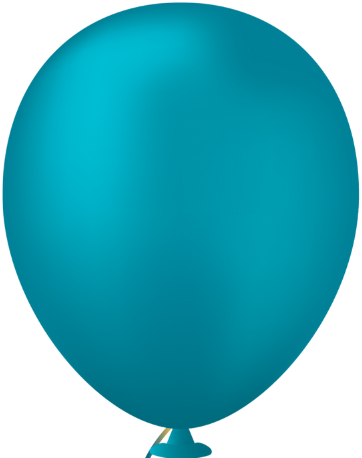
#> input picture BalloonGameV2/SCORE/blue.png, 362 x 458 px
$ python -i FindBalloons.py   (imports and definitions only)
#> lines starting #> are read from the running program, lines starting #| are printed output that depends on the picture; after the words box and inside, x2 and y2 are one past the last pixel; in counts of white or black regions, pixels touching at a corner belong together
#> further down, picture is the input picture: shape (458, 362, 3); mean B, G, R 191.3, 176.3, 72.1
import cv2
import numpy as np

""""
cv2 is the computer vision module being used for all sorts of vision tasks.
numpy is the numerical processing module being used for all sorts of mathematical tasks.
"""

CROP_VALUE = 50
LOWER_THRESHOLD = 30
UPPER_THRESHOLD = 100
BALLOON_WIDTH = ''
BALLOON_HEIGHT = ''


def crop_image(img, crop_val):
    """Crops the top portion of an image by the specified number of pixels.
    Requires 2 arguments (image, cropVal)."""
#> called with crop_val = 50
    h, w, c = img.shape
#> h = 458; w = 362; c = 3
    # Crops the image by selecting only a portion of the rows of the image.
    img = img[crop_val:]
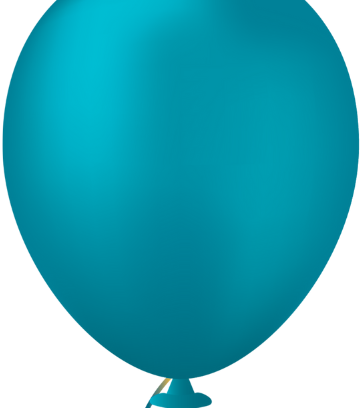
#> img: shape (408, 362, 3); mean of channels 0, 1, 2 188.3, 172.5, 64; drawn as B, G, R
    return img


def pre_process(img):

    # Crops the image.
    cropped_img = crop_image(img, CROP_VALUE)
    # Converts to grayscale.
    img_gray = cv2.cvtColor(cropped_img, cv2.COLOR_BGR2GRAY)
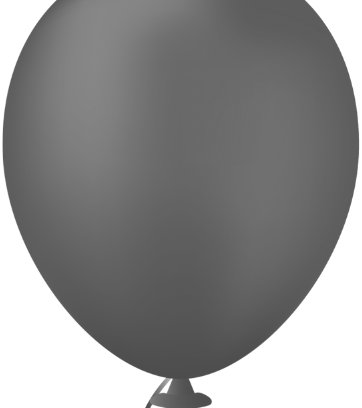
#> img_gray: shape (408, 362); min 76, max 255, mean 141.9
    # Applies a blur.
    img_blur = cv2.GaussianBlur(img_gray, (5, 5), 0)
    # Draws lines on edges of objects.
    img_edges = cv2.Canny(img_blur, LOWER_THRESHOLD, UPPER_THRESHOLD)
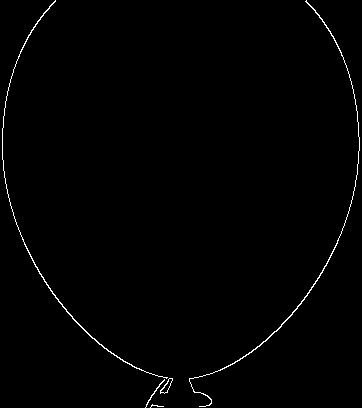
#> img_edges: shape (408, 362); 0.86% white in thin lines or dots
    # Dilates the lines, makes them enlarged.
    kernel = np.ones((5, 5), np.uint8)
    img_dilated = cv2.dilate(img_edges, kernel)
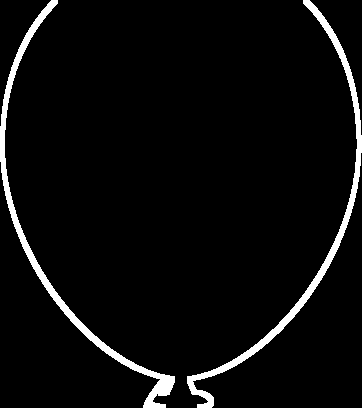
#> img_dilated: shape (408, 362); 4.5% white; 2 white regions
    return img_dilated


def find_contours(img):
    # Preprocesses the image then detects the contours.
    processed_img = pre_process(img)
    contours, _ = cv2.findContours(processed_img, cv2.RETR_EXTERNAL, cv2.CHAIN_APPROX_SIMPLE)  # List of np arrays.
#> contours = 2 contours; box (x1, y1, x2, y2) and area: (0, 0, 175, 408) 2961, (187, 0, 362, 408) 2800
    return contours


def draw_bounding_boxes(img, contours):

    img = crop_image(img, CROP_VALUE)
    for contour in contours:  # Loops through the previous obtained arrays.
        x, y, w, h = cv2.boundingRect(contour)  # Finds the smallest possible bounding rectangle coordinates.
        # Draws rectangle around the balloon.
        cv2.rectangle(img, (x, y), (x + w, y + h), (0, 255, 0), 2)  # Green color in BGR
    return img


def crop_objects(img, contours):
    # This function was modified and currently doesn't support cropping multiple balloons. """""" represent old code.

    for contour in contours:
        x, y, w, h = cv2.boundingRect(contour)
        # After getting object dimensions, verify in verifyObject()
        is_balloon = verify_object(w, h)
        # If the object is a balloon, return the cropped image
        if is_balloon:
            cropped_img = img[y:y+h, x:x+w]
            return cropped_img, is_balloon

    return 0, False

def verify_object(w, h):
    # FIXME: Why is it 78 and 177, and not 200 and 250?
    tolerance = 0.20

    w_upper_lim = 78 * (1 + tolerance)
    w_lower_lim = 78 * (1 - tolerance)
    h_upper_lim = 127 * (1 + tolerance)
    h_lower_lim = 127 * (1 - tolerance)

    if (w_lower_lim <= w <= w_upper_lim) and (h_lower_lim <= h <= h_upper_lim):
        return True

>>> import cv2
>>> picture = cv2.imread('SCORE/blue.png')
>>> result = find_contours(picture)
#> result has the same summary as contours in find_contours
